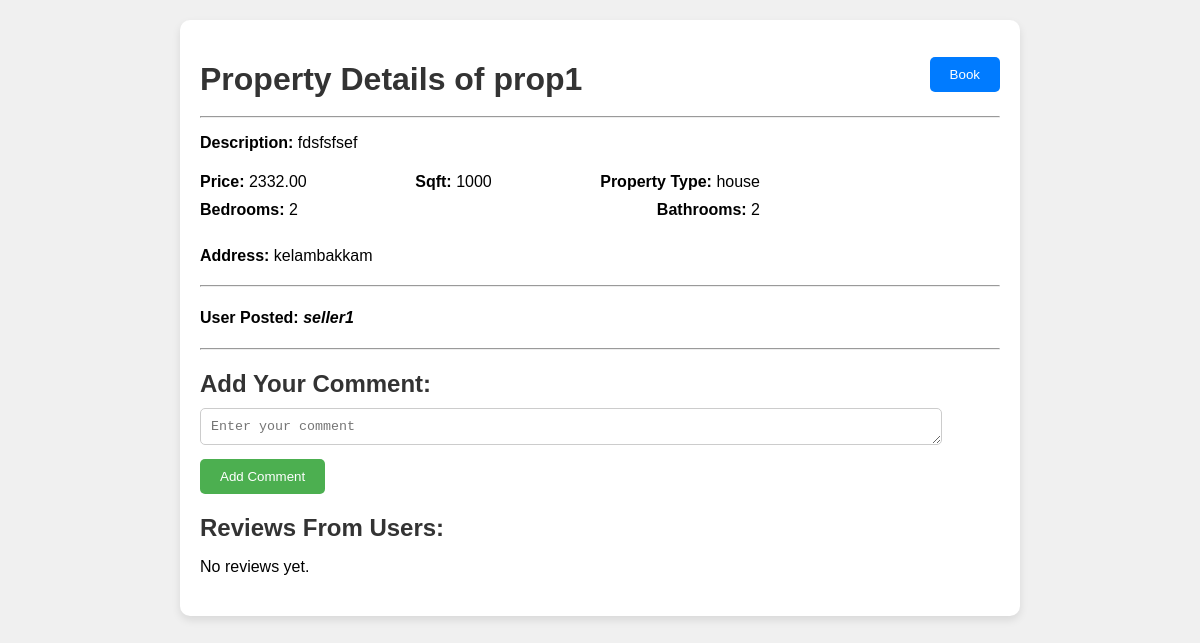
The page /property/1/ on the database as committed earlier.
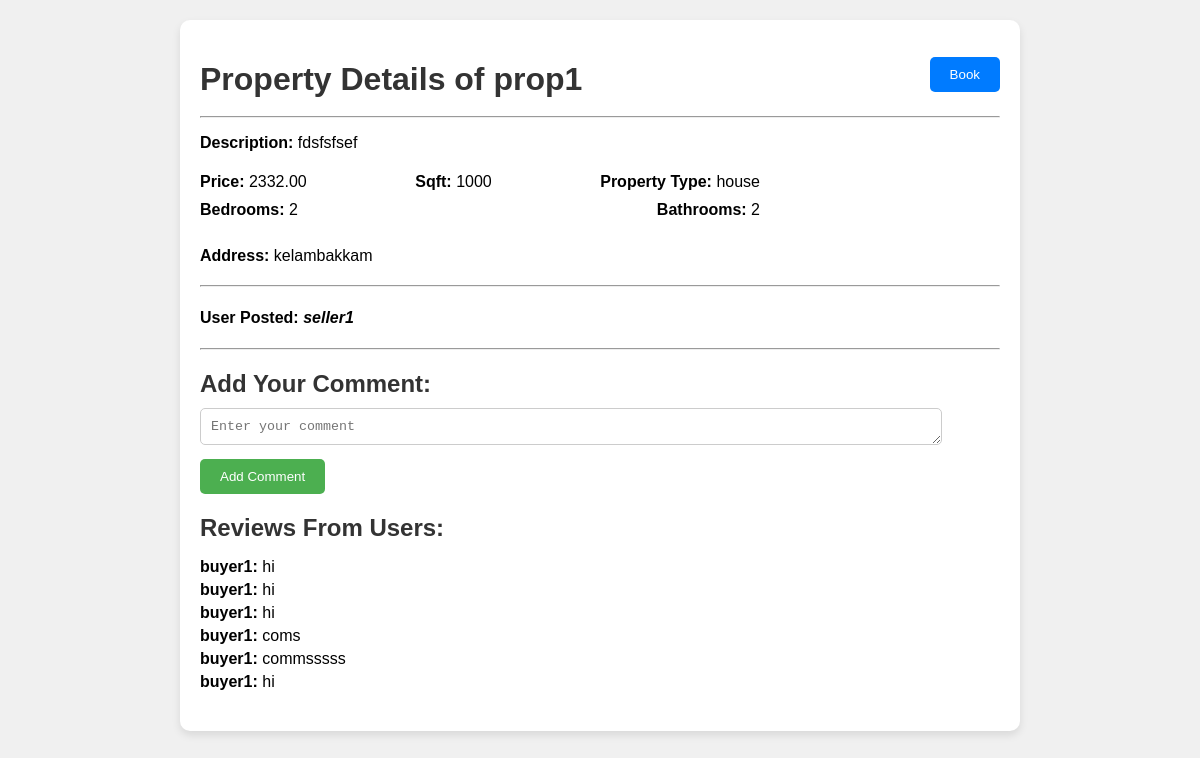
The same page on the database as committed later.
### busslogic/models.py (models this page shows)
class Property(models.Model):
    property_id = models.AutoField(primary_key=True)
    name = models.CharField(max_length=255)
    address = models.CharField(max_length=255)
    bedrooms = models.IntegerField()
    bathrooms = models.IntegerField()
    sqft = models.IntegerField()
    ptype = models.CharField(max_length=100)

class Listing(models.Model):
    listing_id = models.AutoField(primary_key=True)
    property = models.ForeignKey(Property, on_delete=models.CASCADE, related_name='listings')
    user = models.ForeignKey(User, on_delete=models.CASCADE)
    name = models.CharField(max_length=255)
    price = models.DecimalField(max_digits=10, decimal_places=2)
    description = models.TextField()

class User(AbstractBaseUser, PermissionsMixin):
    user_id = models.AutoField(primary_key=True)
    username = models.CharField(max_length=150, unique=True)
    user_phone = models.CharField(max_length=15)
    user_address = models.CharField(max_length=255)
    role = models.CharField(max_length=50)
    is_staff = models.BooleanField(default=False)
    is_active = models.BooleanField(default=True)
    date_joined = models.DateTimeField(auto_now_add=True)
    USERNAME_FIELD = 'username'
    REQUIRED_FIELDS = ['user_phone', 'user_address', 'role']
    objects = UserManager()
    class Meta:
        app_label = 'busslogic'
        db_table = 'user'

class Review(models.Model):
    review_id = models.AutoField(primary_key=True)
    listing = models.ForeignKey(Listing, on_delete=models.CASCADE)
    user = models.ForeignKey(User, on_delete=models.CASCADE)
    comment = models.TextField()
    date = models.DateField(default=timezone.now)

### busslogic/views.py (the view)
# urls.py: path('property/<int:property_id>/', views.property_details, name='property_details'),
def property_details(request, property_id):
    property_obj = get_object_or_404(Property, pk=property_id)
    listing = property_obj.listings.first()  # Assuming one listing per property for simplicity
    reviews = Review.objects.filter(listing=listing)  # Get reviews for this listing
    return render(request, 'property_details.html', {'property': property_obj, 'listing': listing, 'reviews': reviews})

### busslogic/templates/property_details.html (shortened to what this page needs)
<!DOCTYPE html>
<html lang="en">
<head>
</head>
<body>
    <div class="container">
        <div class="container-c">
            <h1>Property Details of {{ property.name }}</h1>
            <form action="{% url 'book_property' listing.listing_id %}" method="post">
                <button type="submit" class="book-button">Book</button>
            </form>
        </div>
        <hr>
        <p><b>Description:</b> {{ listing.description }}</p>
        <div class="property-details">
            <div class="horizontal-vals">
                <p><b>Price:</b> {{ listing.price }}</p>
                <p><b>Sqft:</b> {{ property.sqft }}</p>
                <p><b>Property Type:</b> {{ property.ptype }}</p>
            </div>
            <div class="horizontal-vals">
                <p><b>Bedrooms:</b> {{ property.bedrooms }}</p>
                <p><b>Bathrooms:</b> {{ property.bathrooms }}</p>
            </div>
            <br>
            <p><b>Address:</b> {{ property.address }}</p>
        </div>
        <hr>
            <h4>User Posted: <i>{{ listing.user.username }}</i></h4>
        <hr>
        <div class="add-comment-form">
            <h2>Add Your Comment: </h2>
            <form action="{% url 'add_comment' listing.listing_id %}" method="POST">
                <textarea name="comment" rows="1" placeholder="Enter your comment" required></textarea><br>
                <button type="submit">Add Comment</button>
            </form>
        </div>
        <div class="reviews">
            <h2>Reviews From Users:</h2>
            {% if reviews %}
                <ul>
                    {% for review in reviews %}
                        <li><b>{{ review.user.username }}:</b> {{ review.comment }}</li>
                    {% endfor %}
                </ul>
            {% else %}
                <p>No reviews yet.</p>
            {% endif %}
        </div>
    </div>
</body>
</html>

### busslogic/templates/property_details.html (style rules this page uses)
body { font-family: Arial, sans-serif; background-color: #f0f0f0; margin: 0; padding: 0; }
.container { max-width: 800px; margin: 0 auto; padding: 20px; background-color: #fff; box-shadow: 0 4px 8px rgba(0, 0, 0, 0.1); border-radius: 10px; margin-top: 20px; }
h1, h2 { color: #333; margin-bottom: 10px; }
.property-details { margin-bottom: 20px; }
.property-details p { margin: 5px 0; }
.reviews { margin-bottom: 20px; }
.reviews ul { list-style-type: none; padding: 0; }
.reviews ul li { margin-bottom: 5px; }
.add-comment-form textarea { width: 90%; padding: 10px; margin-bottom: 10px; border: 1px solid #ccc; border-radius: 5px; resize: vertical; }
.add-comment-form button { padding: 10px 20px; background-color: #4CAF50; color: white; border: none; border-radius: 5px; cursor: pointer; transition: background-color 0.3s; }
.horizontal-vals { width: 70%; display: flex; flex-direction: row; justify-content: space-between; }
.container-c { max-width: 800px; margin: 0 auto; display: flex; justify-content: space-between; align-items: center; }
.book-button { background-color: #007bff; color: white; border: none; border-radius: 5px; padding: 10px 20px; cursor: pointer; transition: background-color 0.3s; }

Rows that differ between the two databases and show on the page:
added Review: user.username "buyer1", comment "hi"
added Review: user.username "buyer1", comment "hi"
added Review: user.username "buyer1", comment "hi"
added Review: user.username "buyer1", comment "coms"
added Review: user.username "buyer1", comment "commsssss"
added Review: user.username "buyer1", comment "hi"
Other text that changed with them:
text no longer shown: "No reviews yet."
